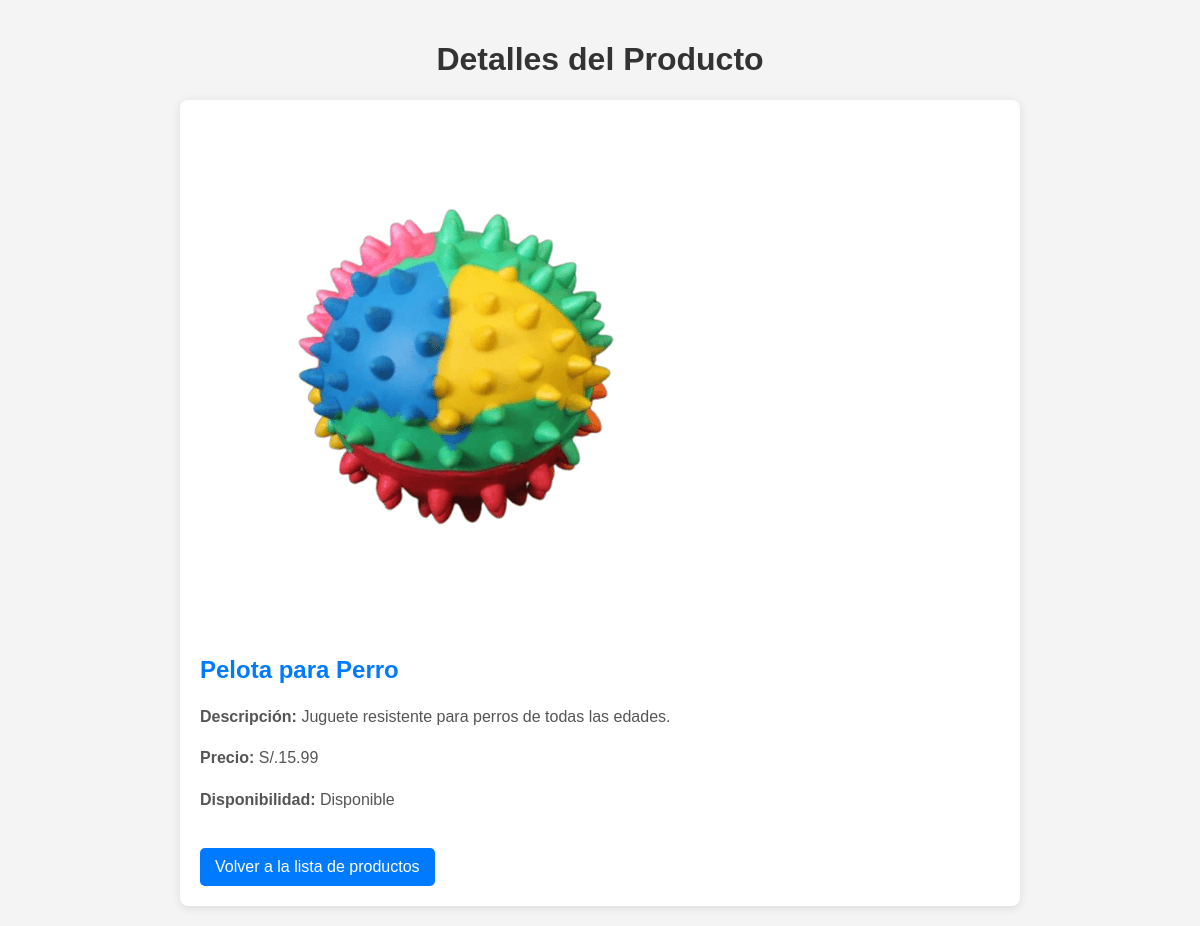
The app's page /det_productos.php?id=3 with its own data.
### tables this page shows
CREATE TABLE `producto` (
  `id_producto` int(11) NOT NULL,
  `nombre_producto` varchar(255) DEFAULT NULL,
  `descripcion` varchar(255) DEFAULT NULL,
  `precio` float DEFAULT NULL,
  `disponibilidad` bit(1) DEFAULT NULL
);

### det_productos.php (the view, shortened to what this page needs)
<?php
$servidor = "localhost";
$usuario = "root";
$clave = "";
$bd = "dokibase";
$conn = new mysqli($servidor, $usuario, $clave, $bd);
$id_producto = isset($_GET['id']) ? intval($_GET['id']) : 0;
$sql = "SELECT * FROM PRODUCTO WHERE id_producto = $id_producto";
$resultado = $conn->query($sql);
if ($resultado->num_rows > 0) {
    $producto = $resultado->fetch_assoc();
} else {
    echo "<script>alert('Producto no encontrado.'); window.location.href='producto.php';</script>";
    exit();
}
?>
<!DOCTYPE html>
<html lang="es">
<head>
</head>
<body>
    <h1>Detalles del Producto</h1>
    <div class="container">
        <?php
        $imagenPath = "img_prod/pro-" . $producto['id_producto'] . ".jpg";
        echo "<img src='$imagenPath' alt='Imagen del producto'>";
        echo "<h2>" . htmlspecialchars($producto['nombre_producto']) . "</h2>";
        echo "<p><strong>Descripción:</strong> " . htmlspecialchars($producto['descripcion']) . "</p>";
        echo "<p><strong>Precio:</strong> S/." . number_format($producto['precio'], 2) . "</p>";
        echo "<p><strong>Disponibilidad:</strong> " . ($producto['disponibilidad'] ? "Disponible" : "No Disponible") . "</p>";
        ?>
        <a href="producto.php">Volver a la lista de productos</a>
    </div>
</body>
</html>

### det_productos.php (style rules this page uses)
body { font-family: 'Arial', sans-serif; background-color: #f4f4f4; margin: 0; padding: 20px; }
h1 { text-align: center; color: #333; }
.container { max-width: 800px; margin: 0 auto; background: #fff; padding: 20px; border-radius: 8px; box-shadow: 0 2px 10px rgba(0, 0, 0, 0.1); }
img { max-width: 100%; height: auto; border-radius: 8px; }
h2 { color: #007BFF; }
p { line-height: 1.6; color: #555; }
a { display: inline-block; margin-top: 20px; padding: 10px 15px; background: #007BFF; color: #fff; text-decoration: none; border-radius: 5px; transition: background 0.3s; }

### records on screen
producto: nombre_producto "Pelota para Perro", descripcion "Juguete resistente para perros de todas las edades.", precio "15.99"
